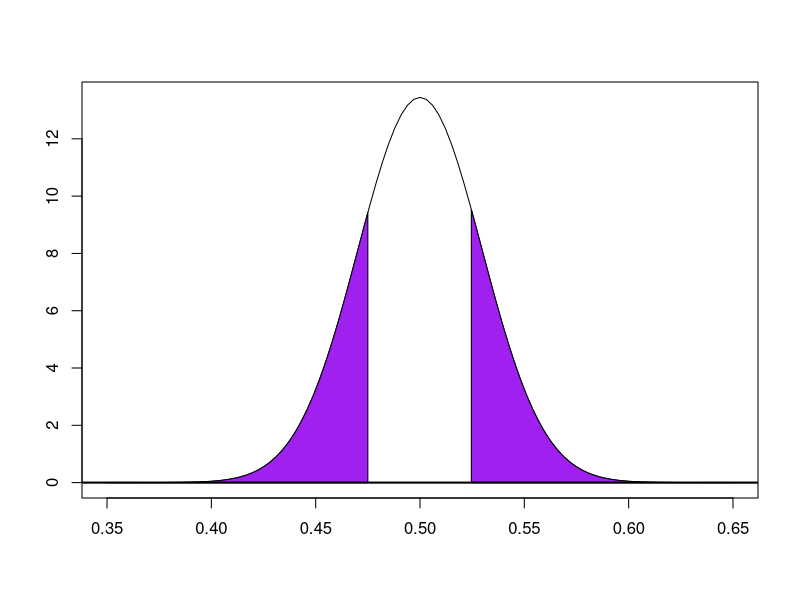

This chart was generated by the following R code:
## ---- chunk 1
#Calculate the proportion
p_hat <-135/284
## ---- chunk 2
#calculate the standard deviation
sd <-sqrt((.5*.5)/284)
## ---- chunk 3
#graph the distribution
curve(dnorm(x, 0.5, sqrt((.5*.5)/284)), 0.35, 0.65, ylab = "", xlab = "")
x.region <-seq(from = 0.5246, to = 0.75, length.out = 100)
y.region <- dnorm(x.region, 0.5, sqrt((.5*.5)/284))
x2.region <-seq(from = 0.35, to = 0.475, length.out = 100)
y2.region <- dnorm(x2.region, 0.5, sqrt((.5*.5)/284))
region.x <-c(x.region[1], x.region, x.region[100])
region.y <-c(0, y.region, 0)
region.x2 <-c(x2.region[1], x2.region, x2.region[100])
region.y2 <-c(0, y2.region, 0)
#shade the region(s) of interest to represent the two-sided
polygon(region.x, region.y, col = "purple")
polygon(region.x2, region.y2, col = "purple")
abline(h = 0, lwd = 2)
## ---- chunk 4
#Calculate the z-score
zScore <-(p_hat-0.5)/sd
## ---- chunk 5
#Find the p-value to see  if it is significant enough 
pvalue <-dbinom(135, 284, 0.5)
pv <-dbinom(0:284, 284, 0.5)
actualPV<-sum(pv[pv<=pvalue])
actualPV
## ---- chunk 6
#calculate the exact binomial p-value
pb <-dbinom(135, 284, 0.5)
px <-dbinom(0:284,284,0.5)
expV <-sum(px[px<=pb])
## ---- chunk 7
#calculate the normal approximation
napprox <-2*pnorm(135/284, 0.5, sd)
## ---- chunk 8
#calculate the normal approximation with the continuity correction
cc <-2*pnorm(135.5/284, 0.5, sd)
## ---- chunk 9
sessionInfo()
